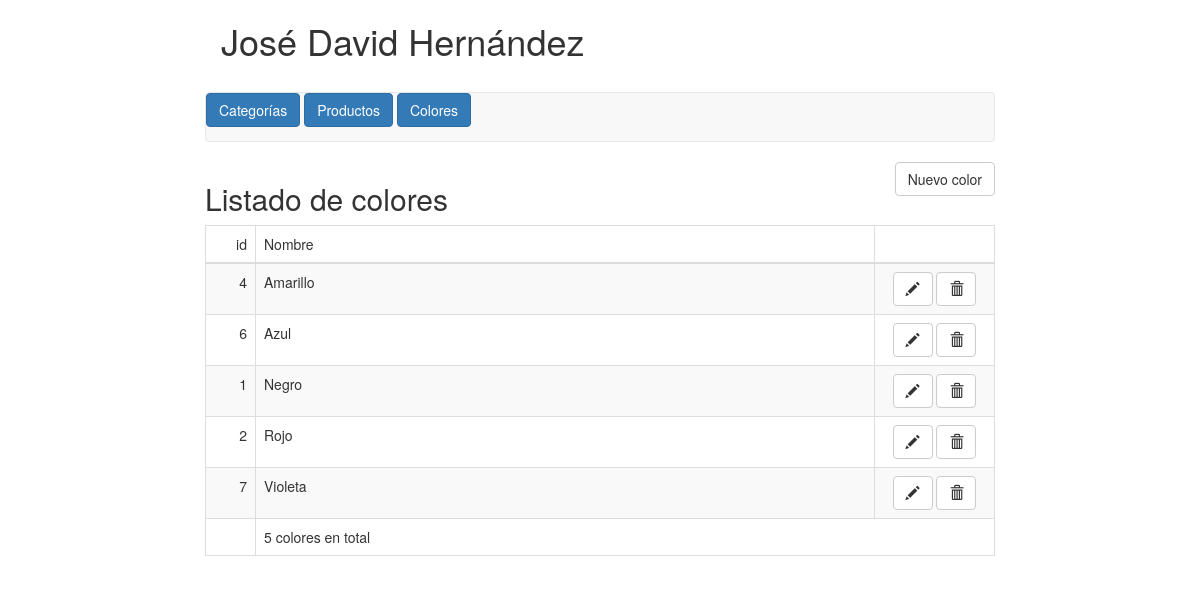
The app's page /index.php/colores/listado with its own data.
### tables this page shows
CREATE TABLE IF NOT EXISTS `colores` (
  `id` smallint(5) unsigned NOT NULL
);

### application/core/MY_Controller.php (called while the page is built, shortened)
<?php
class MY_Controller extends CI_Controller
{
    protected $view = '';
    protected $data = array();
    protected $layout;
    protected $models = array();
    protected $model_string = '%_model';
    public function _remap($method)
    {
        if (method_exists($this, $method))
        {
            call_user_func_array(array($this, $method), array_slice($this->uri->rsegments, 2));
        }
        $this->_load_view();
    }
    protected function _load_view()
    {
        if ($this->view !== FALSE)
        {
            $view = (!empty($this->view)) ? $this->view : $this->router->directory . $this->router->class . '/' . $this->router->method;
            $data['yield'] = $this->load->view($view, $this->data, TRUE);
            $data = array_merge($this->data, $data);
            $layout = FALSE;
            if (!isset($this->layout))
            {
                if (file_exists(APPPATH . 'views/layouts/' . $this->router->class . '.php'))
                {
                    $layout = 'layouts/' . $this->router->class;
                }
                else
                {
                    $layout = 'layouts/application';
                }
            }
            else if ($this->layout !== FALSE)
            {
                $layout = $this->layout;
            }
            if ($layout == FALSE)
            {
                $this->output->set_output($data['yield']);
            }
            else
            {
                $this->load->view($layout, $data);
            }
        }
    }
    private function _load_models()
    {
        foreach ($this->models as $model)
        {
            $this->load->model($this->_model_name($model), $model);
        }
    }
    protected function _model_name($model)
    {
        return str_replace('%', $model, $this->model_string);
    }
}

### index.php (called while the page is built, shortened)
<?php
require_once BASEPATH.'core/CodeIgniter.php';

### application/models/Colores_model.php (called while the page is built, shortened)
<?php
class Colores_model extends CI_Model {
    function getColores($codigo_idioma) {
        $this->db->select('id, nombre');
        $this->db->from('listar_colores');
        $this->db->where('codigo', $codigo_idioma);
        $this->db->order_by('nombre', 'ASC');
        $query = $this->db->get();
        $colores = array();
        foreach ($query->result() as $color) {
            $color->nombre = stripslashes($color->nombre);
            $colores[] = $color;
        }
        return $colores;
    }
}

### application/controllers/Colores.php (called while the page is built, shortened)
<?php
class Colores extends MY_Controller {
    function listado() {
        $this->data['colores'] = $this->colores->getcolores('es');
    }
}

### application/views/colores/listado.php (the view, shortened to what this page needs)
<div class="">
    <div class="row titulo">
        <div class="col-md-9">
            <h2>Listado de colores</h2>
        </div>
        <div class="col-md-3 text-right">
            <a class="btn btn-default" href="<?php echo base_url('colores/nuevo'); ?>" role="button">Nuevo color</a>
        </div>
    </div>
    <div class="contenido">
        <table class="table table-striped table-bordered">
            <thead>
                <tr class='texto-grande'>
                    <td width="50" align="right">id</td>
                    <td>Nombre</td>
                    <td width="120"></td>
                </tr>
            </thead>
            <tbody>
                <?php
                foreach ($colores as $color):
                    ?>
                    <tr>
                        <td align="right"><?php echo $color->id; ?></td>
                        <td><?php echo $color->nombre; ?></td>
                        <td align="center">
                            <a href="<?php echo base_url('colores/editar/' . $color->id); ?>" role="button" class="btn btn-default" title="Editar"><span class="glyphicon glyphicon-pencil"></span></a>
                            <a href="<?php echo base_url('colores/eliminar/' . $color->id); ?>" role="button" class="btn btn-default" title="Eliminar"><span class="glyphicon glyphicon-trash"></span></a>
                        </td>
                    </tr>
                    <?php
                endforeach;
                ?>
            </tbody>
            <tfoot>
                <tr class='texto-grande'><td></td><td colspan="3"><?php echo sizeof($colores); ?> colores en total</td></tr>
            </tfoot>
        </table>
    </div>
</div>

### records on screen
colores: id "4", nombre "Amarillo"
colores: id "6", nombre "Azul"
colores: id "1", nombre "Negro"
colores: id "2", nombre "Rojo"
colores: id "7", nombre "Violeta"

### other values on screen
sizeof($colores) "5"
